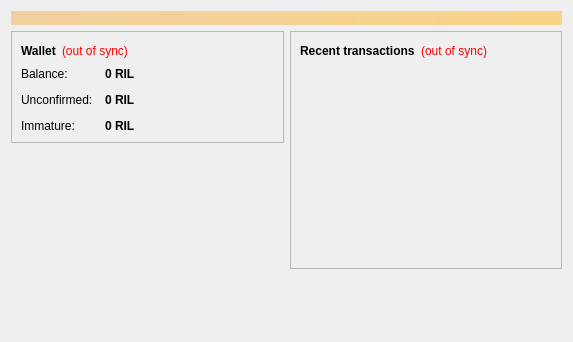
<?xml version="1.0" encoding="UTF-8"?>
<ui version="4.0">
 <class>OverviewPage</class>
 <widget class="QWidget" name="OverviewPage">
  <property name="geometry">
   <rect>
    <x>0</x>
    <y>0</y>
    <width>573</width>
    <height>342</height>
   </rect>
  </property>
  <property name="windowTitle">
   <string>Form</string>
  </property>
  <layout class="QVBoxLayout" name="topLayout">
   <item>
    <widget class="QLabel" name="labelAlerts">
     <property name="visible">
      <bool>false</bool>
     </property>
     <property name="styleSheet">
      <string notr="true">background-color: qlineargradient(x1: 0, y1: 0, x2: 1, y2: 0, stop:0 #F0D0A0, stop:1 #F8D488); color:#000000;</string>
     </property>
     <property name="wordWrap">
      <bool>true</bool>
     </property>
     <property name="margin">
      <number>3</number>
     </property>
    </widget>
   </item>
   <item>
    <layout class="QHBoxLayout" name="horizontalLayout" stretch="1,1">
     <item>
      <layout class="QVBoxLayout" name="verticalLayout_2">
       <item>
        <widget class="QFrame" name="frame">
         <property name="frameShape">
          <enum>QFrame::StyledPanel</enum>
         </property>
         <property name="frameShadow">
          <enum>QFrame::Raised</enum>
         </property>
         <layout class="QVBoxLayout" name="verticalLayout_4">
          <item>
           <layout class="QHBoxLayout" name="horizontalLayout_4">
            <item>
             <widget class="QLabel" name="label_5">
              <property name="font">
               <font>
                <weight>75</weight>
                <bold>true</bold>
               </font>
              </property>
              <property name="text">
               <string>Wallet</string>
              </property>
             </widget>
            </item>
            <item>
             <widget class="QLabel" name="labelWalletStatus">
              <property name="toolTip">
               <string>The displayed information may be out of date. Your wallet automatically synchronizes with the Rilcoin network after a connection is established, but this process has not completed yet.</string>
              </property>
              <property name="styleSheet">
               <string notr="true">QLabel { color: red; }</string>
              </property>
              <property name="text">
               <string notr="true">(out of sync)</string>
              </property>
              <property name="alignment">
               <set>Qt::AlignLeading|Qt::AlignLeft|Qt::AlignVCenter</set>
              </property>
             </widget>
            </item>
            <item>
             <spacer name="horizontalSpacer_2">
              <property name="orientation">
               <enum>Qt::Horizontal</enum>
              </property>
              <property name="sizeHint" stdset="0">
               <size>
                <width>40</width>
                <height>20</height>
               </size>
              </property>
             </spacer>
            </item>
           </layout>
          </item>
          <item>
           <layout class="QFormLayout" name="formLayout_2">
            <property name="fieldGrowthPolicy">
             <enum>QFormLayout::AllNonFixedFieldsGrow</enum>
            </property>
            <property name="horizontalSpacing">
             <number>12</number>
            </property>
            <property name="verticalSpacing">
             <number>12</number>
            </property>
            <item row="0" column="0">
             <widget class="QLabel" name="label">
              <property name="text">
               <string>Balance:</string>
              </property>
             </widget>
            </item>
            <item row="0" column="1">
             <widget class="QLabel" name="labelBalance">
              <property name="font">
               <font>
                <weight>75</weight>
                <bold>true</bold>
               </font>
              </property>
              <property name="cursor">
               <cursorShape>IBeamCursor</cursorShape>
              </property>
              <property name="toolTip">
               <string>Your current balance</string>
              </property>
              <property name="text">
               <string notr="true">0 RIL</string>
              </property>
              <property name="textInteractionFlags">
               <set>Qt::LinksAccessibleByMouse|Qt::TextSelectableByKeyboard|Qt::TextSelectableByMouse</set>
              </property>
             </widget>
            </item>
            <item row="1" column="0">
             <widget class="QLabel" name="label_3">
              <property name="text">
               <string>Unconfirmed:</string>
              </property>
             </widget>
            </item>
            <item row="1" column="1">
             <widget class="QLabel" name="labelUnconfirmed">
              <property name="font">
               <font>
                <weight>75</weight>
                <bold>true</bold>
               </font>
              </property>
              <property name="cursor">
               <cursorShape>IBeamCursor</cursorShape>
              </property>
              <property name="toolTip">
               <string>Total of transactions that have yet to be confirmed, and do not yet count toward the current balance</string>
              </property>
              <property name="text">
               <string notr="true">0 RIL</string>
              </property>
              <property name="textInteractionFlags">
               <set>Qt::LinksAccessibleByMouse|Qt::TextSelectableByKeyboard|Qt::TextSelectableByMouse</set>
              </property>
             </widget>
            </item>
            <item row="2" column="0">
             <widget class="QLabel" name="labelImmatureText">
              <property name="text">
               <string>Immature:</string>
              </property>
             </widget>
            </item>
            <item row="2" column="1">
             <widget class="QLabel" name="labelImmature">
              <property name="font">
               <font>
                <weight>75</weight>
                <bold>true</bold>
               </font>
              </property>
              <property name="toolTip">
               <string>Mined balance that has not yet matured</string>
              </property>
              <property name="text">
               <string notr="true">0 RIL</string>
              </property>
              <property name="textInteractionFlags">
               <set>Qt::LinksAccessibleByMouse|Qt::TextSelectableByKeyboard|Qt::TextSelectableByMouse</set>
              </property>
             </widget>
            </item>
           </layout>
          </item>
         </layout>
        </widget>
       </item>
       <item>
        <spacer name="verticalSpacer">
         <property name="orientation">
          <enum>Qt::Vertical</enum>
         </property>
         <property name="sizeHint" stdset="0">
          <size>
           <width>20</width>
           <height>40</height>
          </size>
         </property>
        </spacer>
       </item>
      </layout>
     </item>
     <item>
      <layout class="QVBoxLayout" name="verticalLayout_3">
       <item>
        <widget class="QFrame" name="frame_2">
         <property name="frameShape">
          <enum>QFrame::StyledPanel</enum>
         </property>
         <property name="frameShadow">
          <enum>QFrame::Raised</enum>
         </property>
         <layout class="QVBoxLayout" name="verticalLayout">
          <item>
           <layout class="QHBoxLayout" name="horizontalLayout_2">
            <item>
             <widget class="QLabel" name="label_4">
              <property name="text">
               <string>&lt;b&gt;Recent transactions&lt;/b&gt;</string>
              </property>
             </widget>
            </item>
            <item>
             <widget class="QLabel" name="labelTransactionsStatus">
              <property name="toolTip">
               <string>The displayed information may be out of date. Your wallet automatically synchronizes with the Rilcoin network after a connection is established, but this process has not completed yet.</string>
              </property>
              <property name="styleSheet">
               <string notr="true">QLabel { color: red; }</string>
              </property>
              <property name="text">
               <string notr="true">(out of sync)</string>
              </property>
              <property name="alignment">
               <set>Qt::AlignRight|Qt::AlignTrailing|Qt::AlignVCenter</set>
              </property>
             </widget>
            </item>
            <item>
             <spacer name="horizontalSpacer">
              <property name="orientation">
               <enum>Qt::Horizontal</enum>
              </property>
              <property name="sizeHint" stdset="0">
               <size>
                <width>40</width>
                <height>20</height>
               </size>
              </property>
             </spacer>
            </item>
           </layout>
          </item>
          <item>
           <widget class="QListView" name="listTransactions">
            <property name="styleSheet">
             <string notr="true">QListView { background: transparent; }</string>
            </property>
            <property name="frameShape">
             <enum>QFrame::NoFrame</enum>
            </property>
            <property name="verticalScrollBarPolicy">
             <enum>Qt::ScrollBarAlwaysOff</enum>
            </property>
            <property name="horizontalScrollBarPolicy">
             <enum>Qt::ScrollBarAlwaysOff</enum>
            </property>
            <property name="selectionMode">
             <enum>QAbstractItemView::NoSelection</enum>
            </property>
           </widget>
          </item>
         </layout>
        </widget>
       </item>
       <item>
        <spacer name="verticalSpacer_2">
         <property name="orientation">
          <enum>Qt::Vertical</enum>
         </property>
         <property name="sizeHint" stdset="0">
          <size>
           <width>20</width>
           <height>40</height>
          </size>
         </property>
        </spacer>
       </item>
      </layout>
     </item>
    </layout>
   </item>
  </layout>
 </widget>
 <resources/>
 <connections/>
</ui>
